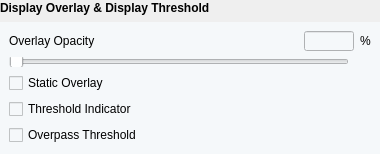
                        <widget class="QWidget" name="widget_42" native="true">
                         <property name="maximumSize">
                          <size>
                           <width>380</width>
                           <height>228</height>
                          </size>
                         </property>
                         <layout class="QVBoxLayout" name="verticalLayout_28">
                          <property name="leftMargin">
                           <number>0</number>
                          </property>
                          <property name="topMargin">
                           <number>0</number>
                          </property>
                          <property name="rightMargin">
                           <number>0</number>
                          </property>
                          <property name="bottomMargin">
                           <number>0</number>
                          </property>
                          <item>
                           <layout class="QVBoxLayout" name="verticalLayout_29">
                            <item>
                             <widget class="QLabel" name="label_114">
                              <property name="minimumSize">
                               <size>
                                <width>380</width>
                                <height>16</height>
                               </size>
                              </property>
                              <property name="maximumSize">
                               <size>
                                <width>380</width>
                                <height>16</height>
                               </size>
                              </property>
                              <property name="font">
                               <font>
                                <pointsize>9</pointsize>
                                <weight>75</weight>
                                <bold>true</bold>
                               </font>
                              </property>
                              <property name="text">
                               <string>Display Overlay &amp; Display Threshold</string>
                              </property>
                             </widget>
                            </item>
                            <item>
                             <widget class="QWidget" name="widget_43" native="true">
                              <property name="maximumSize">
                               <size>
                                <width>380</width>
                                <height>204</height>
                               </size>
                              </property>
                              <property name="styleSheet">
                               <string notr="true">background-color: rgb(245, 248, 250);</string>
                              </property>
                              <layout class="QVBoxLayout" name="verticalLayout_30">
                               <item>
                                <layout class="QGridLayout" name="gridLayout_49">
                                 <item row="0" column="0">
                                  <widget class="QLabel" name="label_115">
                                   <property name="font">
                                    <font>
                                     <family>Arial</family>
                                    </font>
                                   </property>
                                   <property name="text">
                                    <string>Overlay Opacity</string>
                                   </property>
                                  </widget>
                                 </item>
                                 <item row="0" column="1">
                                  <spacer name="horizontalSpacer_30">
                                   <property name="orientation">
                                    <enum>Qt::Horizontal</enum>
                                   </property>
                                   <property name="sizeHint" stdset="0">
                                    <size>
                                     <width>40</width>
                                     <height>20</height>
                                    </size>
                                   </property>
                                  </spacer>
                                 </item>
                                 <item row="0" column="2">
                                  <widget class="QLineEdit" name="DAQOverayValue">
                                   <property name="minimumSize">
                                    <size>
                                     <width>50</width>
                                     <height>20</height>
                                    </size>
                                   </property>
                                   <property name="maximumSize">
                                    <size>
                                     <width>50</width>
                                     <height>20</height>
                                    </size>
                                   </property>
                                   <property name="font">
                                    <font>
                                     <family>Arial</family>
                                    </font>
                                   </property>
                                  </widget>
                                 </item>
                                 <item row="0" column="3">
                                  <widget class="QLabel" name="label_116">
                                   <property name="font">
                                    <font>
                                     <family>Arial</family>
                                    </font>
                                   </property>
                                   <property name="text">
                                    <string>%</string>
                                   </property>
                                  </widget>
                                 </item>
                                 <item row="1" column="0" colspan="4">
                                  <widget class="QSlider" name="DAQOveraySlider">
                                   <property name="minimumSize">
                                    <size>
                                     <width>0</width>
                                     <height>10</height>
                                    </size>
                                   </property>
                                   <property name="maximumSize">
                                    <size>
                                     <width>340</width>
                                     <height>10</height>
                                    </size>
                                   </property>
                                   <property name="orientation">
                                    <enum>Qt::Horizontal</enum>
                                   </property>
                                  </widget>
                                 </item>
                                </layout>
                               </item>
                               <item>
                                <widget class="QCheckBox" name="checkBox_9">
                                 <property name="font">
                                  <font>
                                   <family>Arial</family>
                                  </font>
                                 </property>
                                 <property name="text">
                                  <string>Static Overlay</string>
                                 </property>
                                </widget>
                               </item>
                               <item>
                                <widget class="QCheckBox" name="checkBox_10">
                                 <property name="font">
                                  <font>
                                   <family>Arial</family>
                                  </font>
                                 </property>
                                 <property name="text">
                                  <string>Threshold Indicator</string>
                                 </property>
                                </widget>
                               </item>
                               <item>
                                <widget class="QCheckBox" name="checkBox_11">
                                 <property name="font">
                                  <font>
                                   <family>Arial</family>
                                  </font>
                                 </property>
                                 <property name="text">
                                  <string>Overpass Threshold</string>
                                 </property>
                                </widget>
                               </item>
                              </layout>
                             </widget>
                            </item>
                           </layout>
                          </item>
                         </layout>
                        </widget>
